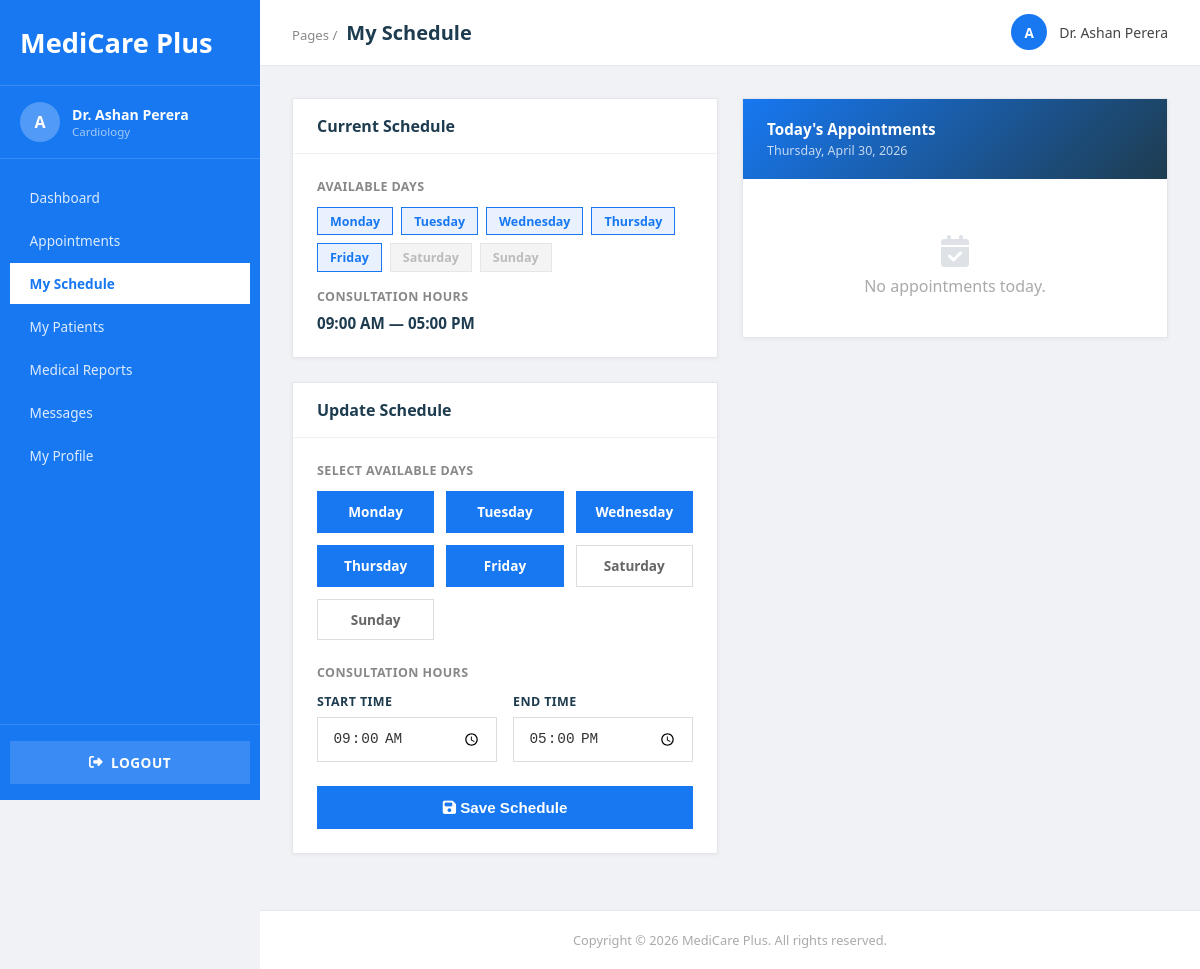
The app's page /doctor/schedule.php (signed in) with its own data.
### tables this page shows
CREATE TABLE IF NOT EXISTS doctor_profiles (
    profile_id INT AUTO_INCREMENT PRIMARY KEY,
    doctor_id INT NOT NULL,
    specialization VARCHAR(100) NOT NULL,
    qualification VARCHAR(255),
    experience_years INT DEFAULT 0,
    consultation_fee DECIMAL(10,2) DEFAULT 0.00,
    about TEXT,
    profile_image VARCHAR(255) DEFAULT NULL,
    available_days VARCHAR(100) DEFAULT 'Monday,Tuesday,Wednesday,Thursday,Friday',
    available_time_start TIME DEFAULT '09:00:00',
    available_time_end TIME DEFAULT '17:00:00',
    created_at TIMESTAMP DEFAULT CURRENT_TIMESTAMP,
    FOREIGN KEY (doctor_id) REFERENCES users(user_id) ON DELETE CASCADE
);

### doctor/schedule.php (the view, shortened to what this page needs)
<?php
include '../config/database.php';
$doctor_id = (int)$_SESSION['user_id'];
$schedule = mysqli_fetch_assoc(mysqli_query($conn, "
    SELECT available_days, available_time_start, available_time_end, specialization
    FROM doctor_profiles WHERE doctor_id = $doctor_id
"));
$current_days = explode(',', $schedule['available_days'] ?? '');
$all_days = ['Monday','Tuesday','Wednesday','Thursday','Friday','Saturday','Sunday'];
$today_apts = mysqli_query($conn, "
    SELECT a.*, u.full_name AS patient_name
    FROM appointments a
    JOIN users u ON a.patient_id = u.user_id
    WHERE a.doctor_id = $doctor_id AND a.appointment_date = CURDATE()
    AND a.status != 'cancelled'
    ORDER BY a.appointment_time ASC
");
$doc_info        = mysqli_fetch_assoc(mysqli_query($conn, "SELECT specialization FROM doctor_profiles WHERE doctor_id = $doctor_id"));
$current         = basename($_SERVER['PHP_SELF']);
?>
<!DOCTYPE html>
<html lang="en">
<head>
    <link rel="stylesheet" href="https://cdnjs.cloudflare.com/ajax/libs/font-awesome/6.4.0/css/all.min.css">
</head>
<body>
<div class="sidebar">
    <div class="sidebar-brand">
        <h2>MediCare Plus</h2>
    </div>
    <div class="sidebar-doctor">
        <div class="sidebar-avatar"><?= strtoupper(substr($_SESSION['user_name'] ?? 'D', 0, 1)) ?></div>
        <div>
            <div class="sidebar-doctor-name">Dr. <?= htmlspecialchars($_SESSION['user_name']) ?></div>
            <div class="sidebar-doctor-role"><?= htmlspecialchars($doc_info['specialization'] ?? 'Doctor') ?></div>
        </div>
    </div>
    <nav class="sidebar-menu">
        <a href="dashboard.php" class="<?= $current === 'dashboard.php' ? 'active' : '' ?>">
             Dashboard
        </a>
        <a href="appointments.php" class="<?= $current === 'appointments.php' ? 'active' : '' ?>">
             Appointments
        </a>
        <a href="schedule.php" class="<?= $current === 'schedule.php' ? 'active' : '' ?>">
            My Schedule
        </a>
        <a href="my_patients.php" class="<?= $current === 'my_patients.php' ? 'active' : '' ?>">
            My Patients
        </a>
        <a href="medical_records.php" class="<?= $current === 'medical_records.php' ? 'active' : '' ?>">
             Medical Reports
        </a>
        <a href="messages.php" class="<?= $current === 'messages.php' ? 'active' : '' ?>">
             Messages
        </a>
        <a href="profile.php" class="<?= $current === 'profile.php' ? 'active' : '' ?>">
             My Profile
        </a>
    </nav>
    <div class="sidebar-footer">
        <a href="../pages/logout.php"><i class="fas fa-sign-out-alt"></i> Logout</a>
    </div>
</div>
<div class="main">
    <div class="topbar">
        <div class="topbar-left">Pages / <span class="page">My Schedule</span></div>
        <div class="topbar-right">
            <div class="topbar-avatar"><?= strtoupper(substr($_SESSION['user_name'] ?? 'D', 0, 1)) ?></div>
            <span class="topbar-name">Dr. <?= htmlspecialchars($_SESSION['user_name']) ?></span>
        </div>
    </div>
    <div class="content">
        <div class="page-grid">
            <div>
                <div class="card">
                    <div class="card-header"><h2>Current Schedule</h2></div>
                    <div class="card-body">
                        <p style="font-size:.78rem; font-weight:700; color:#888; text-transform:uppercase; letter-spacing:.4px; margin-bottom:.75rem;">Available Days</p>
                        <div class="schedule-display">
                            <?php foreach ($all_days as $day): ?>
                                <span class="day-badge <?= in_array(trim($day), array_map('trim', $current_days)) ? 'active' : 'inactive' ?>">
                                    <?= $day ?>
                                </span>
                            <?php endforeach; ?>
                        </div>
                        <p style="font-size:.78rem; font-weight:700; color:#888; text-transform:uppercase; letter-spacing:.4px; margin-bottom:.5rem;">Consultation Hours</p>
                        <p style="font-size:.95rem; font-weight:600; color:#1e3c4f;">
                            <?= date('h:i A', strtotime($schedule['available_time_start'] ?? '09:00:00')) ?>
                            —
                            <?= date('h:i A', strtotime($schedule['available_time_end'] ?? '17:00:00')) ?>
                        </p>
                    </div>
                </div>
                <div class="card">
                    <div class="card-header"><h2>Update Schedule</h2></div>
                    <div class="card-body">
                        <form method="POST">
                            <p style="font-size:.78rem; font-weight:700; color:#888; text-transform:uppercase; letter-spacing:.4px; margin-bottom:.75rem;">Select Available Days</p>
                            <div class="days-grid">
                                <?php foreach ($all_days as $day): ?>
                                    <div>
                                        <label for="day_<?= $day ?>" class="day-label"><?= $day ?></label>
                                    </div>
                                <?php endforeach; ?>
                            </div>
                            <p style="font-size:.78rem; font-weight:700; color:#888; text-transform:uppercase; letter-spacing:.4px; margin-bottom:.75rem;">Consultation Hours</p>
                            <div class="time-grid">
                                <div class="form-group">
                                    <label>Start Time</label>
                                    <input type="time" name="available_time_start"
                                           value="<?= htmlspecialchars($schedule['available_time_start'] ?? '09:00') ?>" required>
                                </div>
                                <div class="form-group">
                                    <label>End Time</label>
                                    <input type="time" name="available_time_end"
                                           value="<?= htmlspecialchars($schedule['available_time_end'] ?? '17:00') ?>" required>
                                </div>
                            </div>
                            <button type="submit" name="update_schedule" class="btn-save">
                                <i class="fas fa-save"></i> Save Schedule
                            </button>
                        </form>
                    </div>
                </div>
            </div>
            <div>
                <div class="card">
                    <div class="today-header">
                        <h3>Today's Appointments</h3>
                        <p><?= date('l, F j, Y') ?></p>
                    </div>
                    <?php
                    $today_count = mysqli_num_rows($today_apts);
                    if ($today_count > 0):
                        while ($apt = mysqli_fetch_assoc($today_apts)):
                    ?>
                    <div class="apt-item">
                        <div class="apt-time"><?= date('h:i A', strtotime($apt['appointment_time'])) ?></div>
                        <div>
                            <div class="apt-patient"><?= htmlspecialchars($apt['patient_name']) ?></div>
                            <div class="apt-symptoms"><?= htmlspecialchars(substr($apt['symptoms'] ?? '', 0, 60)) ?>...</div>
                        </div>
                        <span class="badge badge-<?= $apt['status'] ?>"><?= ucfirst($apt['status']) ?></span>
                    </div>
                    <?php endwhile; else: ?>
                        <div class="empty-state">
                            <i class="fas fa-calendar-check"></i>
                            No appointments today.
                        </div>
                    <?php endif; ?>
                </div>
            </div>
        </div>
    </div>
    <div class="admin-footer">
        Copyright &copy; <?= date('Y') ?> MediCare Plus. All rights reserved.
    </div>
</div>
</body>
</html>

### records on screen
doctor_profiles: specialization "Cardiology", available_time_start "09:00 AM", available_time_end "05:00 PM", available_time_start "09:00:00", available_time_end "17:00:00"

### other values on screen
substr($_SESSION['user_name'] ?? 'D', 0, 1) "A"
$_SESSION['user_name'] "Ashan Perera"
$day "Monday"
$day "Tuesday"
$day "Wednesday"
$day "Thursday"
$day "Friday"
$day "Saturday"
$day "Sunday"
